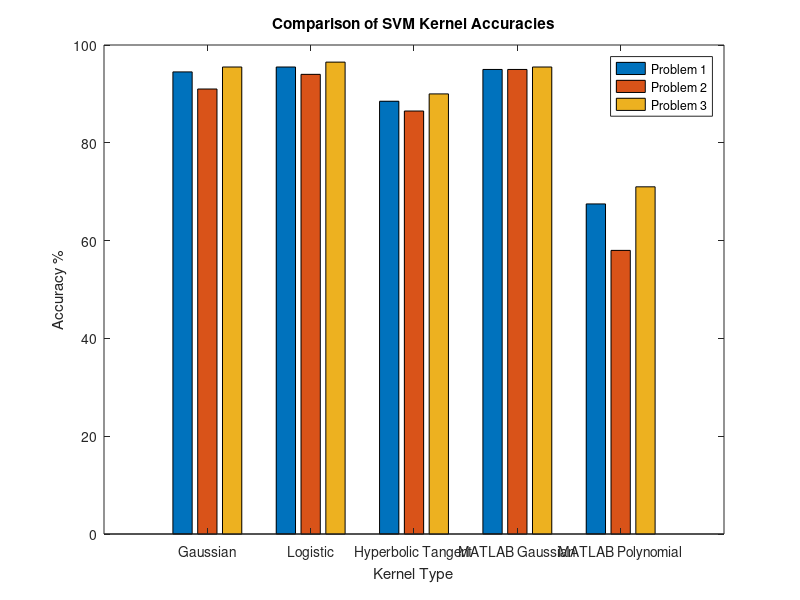

Recreate this plot in MATLAB.
% Accuracy data
Gaussian = [94.5, 91, 95.5];
Logistic = [95.5, 94, 96.5];
HyperbolicTangent = [88.5, 86.5, 90];
MATLABGaussian = [95, 95, 95.5];
MATLABPolynomial = [67.5, 58, 71];

% Creating a matrix of data
data = [Gaussian; Logistic; HyperbolicTangent; MATLABGaussian; MATLABPolynomial];

% Creating the bar chart
bar(data, 'grouped')
legend({'Problem 1', 'Problem 2', 'Problem 3'}, 'Location', 'best')
ylabel('Accuracy %')
xlabel('Kernel Type')
set(gca, 'xticklabel', {'Gaussian', 'Logistic', 'Hyperbolic Tangent', 'MATLAB Gaussian', 'MATLAB Polynomial'})
title('Comparison of SVM Kernel Accuracies')

% Problem sets
problems = 1:3;

